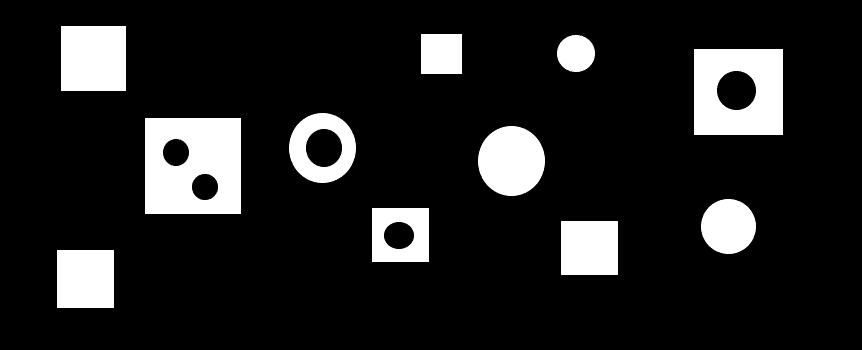
%> input picture Task 4/test.png, 862 x 350 px; the run also reads 1 picture not shown here
$ octave --eval "result = SquareWithHoles(imread('test.png'));"   (GNU Octave 9; MATLAB toolbox functions it lacks are replaced by stand-ins)
%> lines starting %> are read from the running program, lines starting %| are printed output that depends on the picture; in (x1, y1, x2, y2) boxes, pixels count from 0 and x2, y2 are one past the last pixel; in counts of white or black regions, pixels touching at a corner belong together; the program's own positions count from 1
function [ ans ] = SquareWithHoles( img )
    img = imread('morph.png');
%> img is the input picture: size 350x862x3 uint8; min 0, max 255, mean 33
    img = rgb2gray(img);
%> img: size 350x862 uint8
    img = im2bw(img);
%> img: size 350x862 logical; 12.9% white; 11 white regions, largest, box (x1, y1, x2, y2) and area: (145, 118, 241, 214) 8122, (694, 49, 783, 135) 6453, (61, 26, 126, 91) 4225


    Mask = [-1 -1 -1 -1; -1 1 0 0; -1 1 0 0];
    B=bwhitmiss(img,Mask);
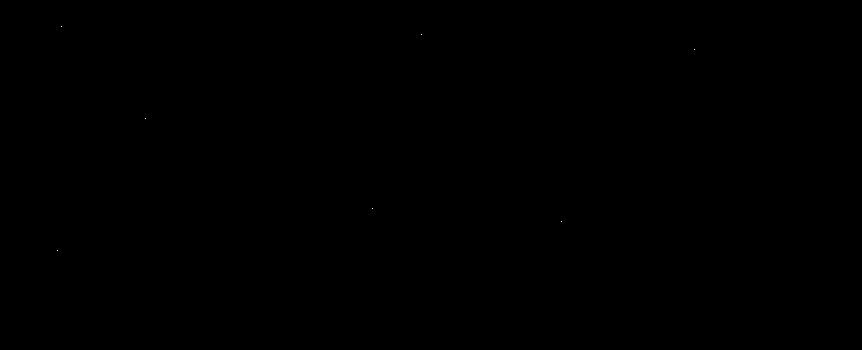
%> B: size 350x862 logical; 0% white in thin lines or dots, all inside (x1, y1, x2, y2) = (57, 26, 695, 251)
    [imgL co]=bwlabel(img);
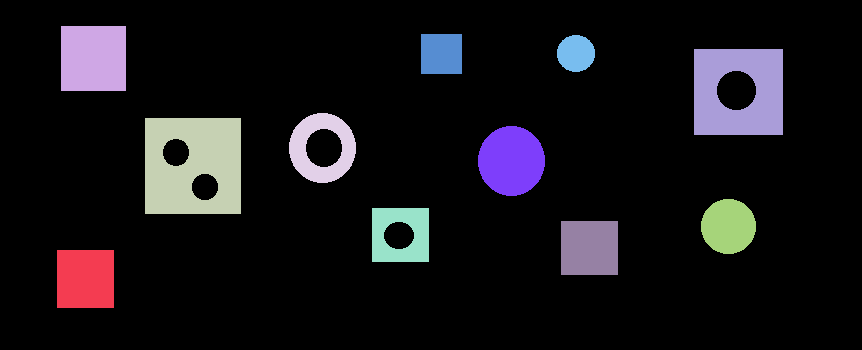
%> imgL: size 350x862 double; 12 distinct labels, from 0 to 11; one colour per label, 0 black
%> co = 11

    squares = unique(imgL .* (B == 1));
%> squares = [0; 1; 2; 3; 5; 6; 9; 10]
    squares = squares(2:end);
%> squares = [1; 2; 3; 5; 6; 9; 10]


    [imgL ans]=bwlabel(ismember(imgL,squares));
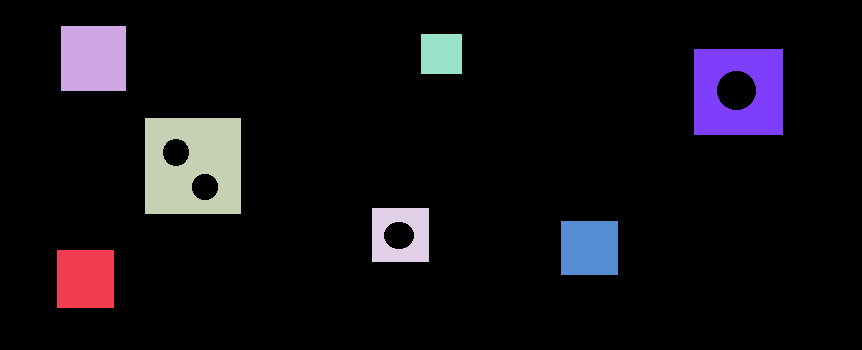
%> imgL: size 350x862 double; 8 distinct labels, from 0 to 7; one colour per label, 0 black
%> ans = 7
    %figure,imshow(label2rgb(imgL));

    img = im2bw(imgL);
    [imgH ans] = bwlabel(~img);
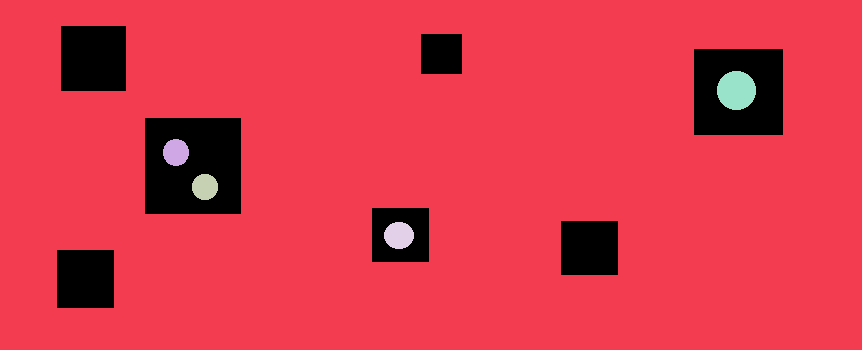
%> imgH: size 350x862 double; 6 distinct labels, from 0 to 5; one colour per label, 0 black
%> ans = 5
    imgH = (imgH>1);
%> imgH: size 350x862 logical; 0.97% white; 4 white regions, box (x1, y1, x2, y2) and area: (717, 71, 756, 110) 1201, (384, 222, 414, 249) 638, (163, 139, 189, 166) 554, (192, 174, 218, 200) 540
    %figure,imshow(label2rgb(imgH));

    imgFix = img + imgH;
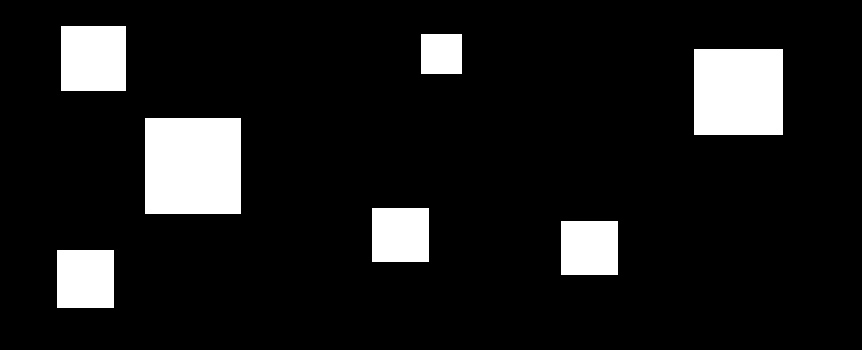
%> imgFix: size 350x862 double; values 0 (black) and 1 (white), 10.7% white; 7 white regions, largest, box (x1, y1, x2, y2) and area: (145, 118, 241, 214) 9216, (694, 49, 783, 135) 7654, (61, 26, 126, 91) 4225
    [imgFix ans]=bwlabel(imgFix);
%> imgFix: size 350x862 double; 8 distinct labels, from 0 to 7
%> ans = 7
    %figure,imshow(label2rgb(imgH));

    co = unique(imgFix .* (imgH>0));
%> co = [0; 3; 4; 7]
    co = co(2:end);
%> co = [3; 4; 7]

    [imgFix ans]=bwlabel(ismember(imgFix,co));
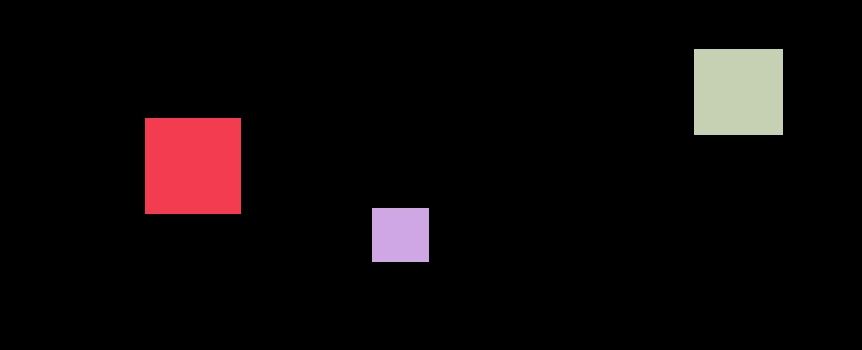
%> imgFix: size 350x862 double; 4 distinct labels, from 0 to 3; one colour per label, 0 black
%> ans = 3
    figure,imshow(label2rgb(imgFix .* (imgH==0)));
%> after `imshow(label2rgb(imgFix .* (imgH==0)))`:
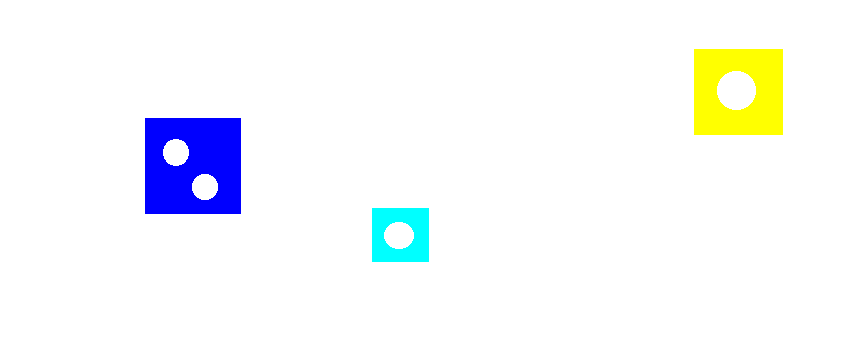
%> displayed picture: size 350x862x3, on the screen's scale of 0 to 255; mean R, G, B 246.1, 248.1, 249.5
%> `result = SquareWithHoles(imread('test.png'));`: result = 0
    %main = main .* (imgFix == 0);
    %figure,imshow(label2rgb(main));

end
